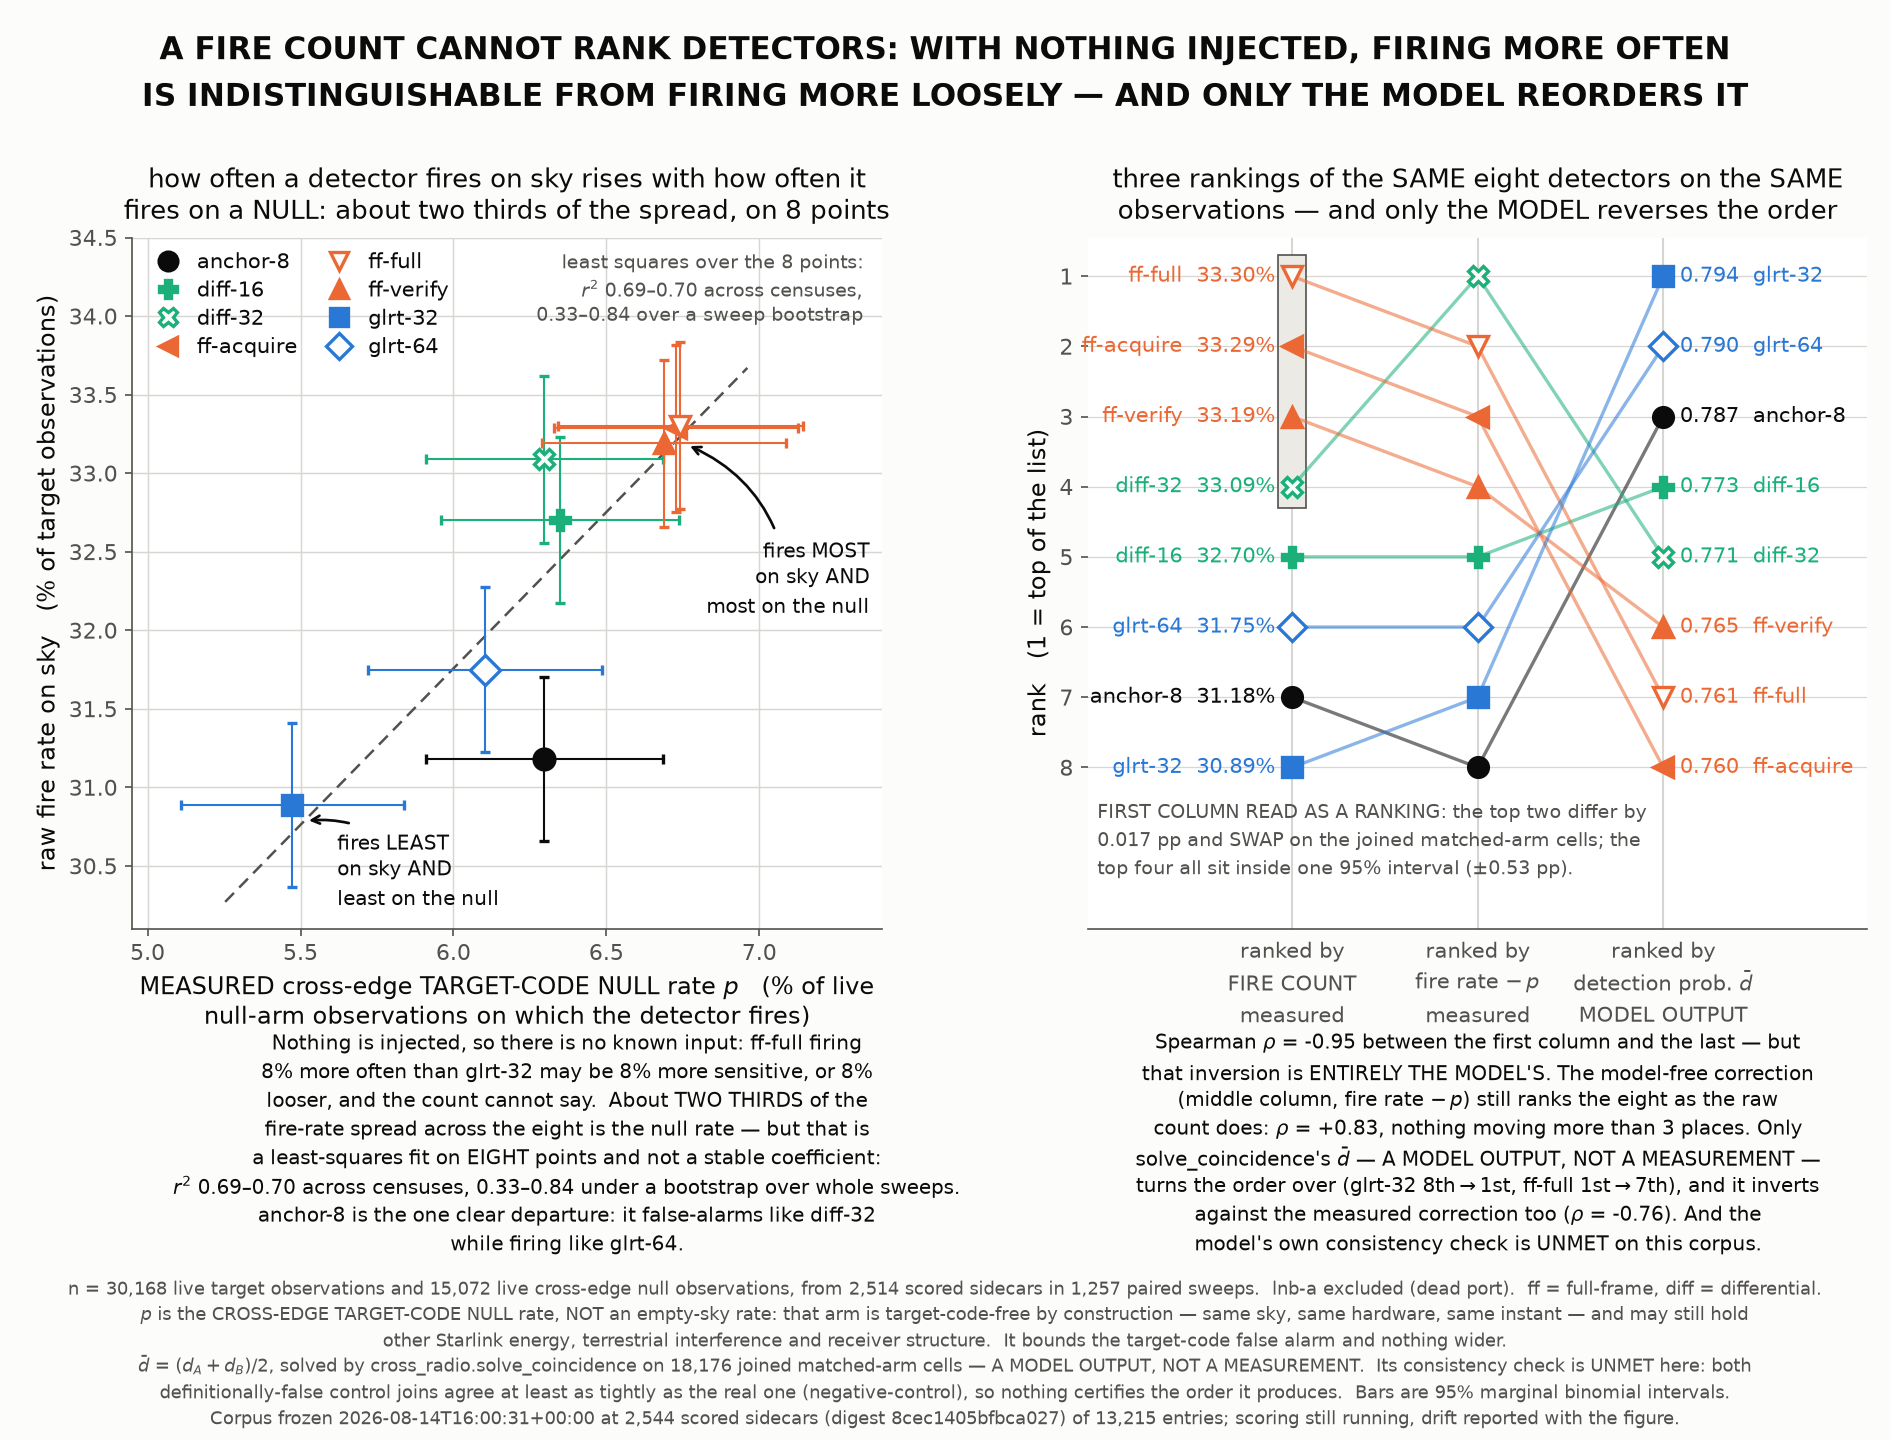

This chart was generated by the following Python code:
#!/usr/bin/env python3
"""fire-rate-problem: why counting detections cannot rank detectors.

There is no injection anywhere in this corpus, so there is no known input.  A
detector that fires more often may be more sensitive, or merely looser, and the
fire count alone cannot separate those two.  This figure makes that concrete on
the real corpus:

  left    raw fire rate on sky against the MEASURED per-cell cross-edge
          target-code null rate p, both counted per live observation, p drawn
          from the cross-edge null arm by the repository's own threshold and
          false-alarm code.
  right   the same eight algorithms ranked three ways -- by fire count, by the
          model-free excess (fire rate minus p), and by the coincidence model's
          detection probability.

WHAT THE RIGHT PANEL SHOWS, corrected 2026-08-14.  An earlier caption read the
slopegraph as "correcting for the measured rate does not nudge the order, it
turns it over ... not the model's doing".  The figure's own JSON says the
opposite and always did:

    fire_rate vs excess  (both MEASURED)    rho = +0.83   they agree
    fire_rate vs d_mean  (MODEL OUTPUT)     rho = -0.95   inverted
    excess    vs d_mean  (MODEL OUTPUT)     rho = -0.76   inverted

Both measured rankings agree with each other; only the model output inverts
them, and it inverts against either measurement.  Concretely, the model-free
correction moves no detector more than three rank places, while solve_coincidence
moves glrt-32 from 8th to 1st and full-frame-full from 1st to 7th.  The
reordering therefore rests ENTIRELY on the model, whose own consistency check is
unmet on this corpus (negative-control: both definitionally-false joins agree at
least as tightly as the real one).  The middle column is the part that stands
without a model, and it barely moves the order.

The naming is also corrected here: p is the CROSS-EDGE TARGET-CODE NULL RATE,
not an "empty-sky rate".  The null arm is target-code-free by construction --
the same sky, the same hardware, the same instant, scored for a code that is not
there.  It may still contain other Starlink energy, terrestrial interference and
receiver structure, so it bounds the target-code false alarm and nothing wider.

EVERY number is computed from the corpus, via the cached reduction in
../cache/firerate-coincidence.npz (see ../firerate/build_cache.py).  Two claims
need a second census and read a sidecar for it, exactly as the drift check does:
r2-stability.json (../firerate/work/, see r2_stability.py) refits the eight
points on every frozen cell table on disk and bootstraps the fit over whole
paired sweeps.  Both sidecars are optional; without them the figure states the
point estimates alone and says so.

Usage:  python3 fire-rate-problem.py
"""
from __future__ import annotations

import json
from pathlib import Path

import matplotlib
matplotlib.use("Agg")
import matplotlib.pyplot as plt  # noqa: E402
from matplotlib.patches import Rectangle  # noqa: E402
import numpy as np  # noqa: E402

HERE = Path(__file__).resolve().parent
OUT_PNG = HERE / "fire-rate-problem.png"
OUT_JSON = HERE / "fire-rate-problem.json"

#: Where the reduction and its sidecars live.  The committed layout is first;
#: the fallbacks let the figure be regenerated from the scratch tree the
#: reduction was actually built in, without editing a path into the script.
CACHE_CANDIDATES = (
    HERE.parent / "cache" / "firerate-coincidence.npz",
    Path("/tmp/claude-1000/-home-satpi01-leo-tracker/"
         "07c4f545-58c8-40cb-8d33-da0c19e82a08/scratchpad/summary/cache/"
         "firerate-coincidence.npz"),
)
WORK_CANDIDATES = (
    HERE.parent / "firerate" / "work",
    HERE.parent / "work",
    Path("/tmp/claude-1000/-home-satpi01-leo-tracker/"
         "07c4f545-58c8-40cb-8d33-da0c19e82a08/scratchpad/summary/firerate/work"),
)


def _first(candidates):
    for candidate in candidates:
        if candidate.exists():
            return candidate
    return candidates[0]


CACHE = _first(CACHE_CANDIDATES)
WORK = _first(WORK_CANDIDATES)

# House palette of the 2026-08-14 cross-radio figures, kept identical so the
# eight algorithms carry the same identity across every figure in the report.
INK, MUTED, GRID, SURFACE = "#0b0b0b", "#52514e", "#d7d6d2", "#fcfcfb"
BAND = "#eceae5"
STYLE = {
    "anchor-8":           (INK,       "o", "full"),
    "glrt-32":            ("#2a78d6", "s", "full"),
    "glrt-64":            ("#2a78d6", "D", "none"),
    "full-frame-verify":  ("#eb6834", "^", "full"),
    "full-frame-full":    ("#eb6834", "v", "none"),
    "full-frame-acquire": ("#eb6834", "<", "full"),
    "differential-16":    ("#1baf7a", "P", "full"),
    "differential-32":    ("#1baf7a", "X", "none"),
}


#: Scoring runs while these figures are built, so the census is frozen once at
#: the start (snapshot.py) and re-measured at the end.  The re-measurement is
#: reported here rather than hidden: the figures use the FROZEN list, so a
#: sidecar scored mid-run cannot move one figure and not the other.
DRIFT = WORK / "drift.json"

#: The same idea applied to the fit: r^2 is a least-squares coefficient over
#: EIGHT points, and one frozen list cannot say whether it is stable.
STABILITY = WORK / "r2-stability.json"


def _sidecar(path: Path, absent: dict) -> dict:
    import json as _json
    if path.is_file():
        return _json.loads(path.read_text())
    return absent


def drift() -> dict:
    return _sidecar(DRIFT, {"checked": False,
                            "note": "no end-of-run re-measurement available"})


def stability() -> dict:
    return _sidecar(STABILITY, {"checked": False,
                                "note": "no second census available; the fit is "
                                        "reported as a point estimate only"})


# --------------------------------------------------------------------------
# compute
# --------------------------------------------------------------------------

def solve(p_a: float, p_b: float, p_ab: float, p: float) -> dict:
    """The repository's estimator, imported rather than re-implemented."""
    import sys
    sys.path.insert(0, "/home/satpi01/leo-tracker/src")
    from leo_tracker.radio.beacon.cross_radio import solve_coincidence
    return solve_coincidence(p_a, p_b, p_ab, p)


def wald(count: int, n: int) -> float:
    """Half-width of a 95% normal interval on a proportion, for the bars."""
    if not n:
        return 0.0
    rate = count / n
    return 1.96 * (rate * (1.0 - rate) / n) ** 0.5


def compute() -> dict:
    blob = np.load(CACHE, allow_pickle=False)
    methods = [str(m) for m in blob["methods"]]
    census = json.loads(str(blob["census"]))
    dec_a, dec_b = blob["dec_a"], blob["dec_b"]

    rows = {}
    for index, method in enumerate(methods):
        fires, obs = int(blob["target_fires"][index]), int(blob["target_obs"][index])
        fa_count, fa_cells = int(blob["fa_count"][index]), int(blob["fa_cells"][index])
        p = fa_count / fa_cells
        fire_rate = fires / obs

        # The coincidence solve runs on the joined matched-arm cells, which is
        # the only population where both chains observed the same instant.
        left, right = dec_a[:, index], dec_b[:, index]
        usable = (left >= 0) & (right >= 0)
        n = int(usable.sum())
        a, b = left[usable] == 1, right[usable] == 1
        solved = solve(a.mean(), b.mean(), (a & b).mean(), p)

        rows[method] = {
            "target_fires": fires, "target_observations": obs,
            "fire_rate": fire_rate, "fire_rate_ci95": wald(fires, obs),
            "null_fires": fa_count, "null_observations": fa_cells,
            "false_alarm_rate_p": p, "p_ci95": wald(fa_count, fa_cells),
            "excess_fire_rate": fire_rate - p,
            "joined_cells": n,
            "p_a": solved["p_a"], "p_b": solved["p_b"], "p_ab": solved["p_ab"],
            "solvable": solved["solvable"], "reason": solved["reason"],
            "f": solved["f"], "d_a": solved["d_a"], "d_b": solved["d_b"],
            "d_mean": (None if not solved["solvable"]
                       else 0.5 * (solved["d_a"] + solved["d_b"])),
            # the same rate the model itself sees, for cross-checking the
            # all-observations fire rate the left panel plots
            "fire_rate_on_joined_cells": 0.5 * (a.mean() + b.mean()),
        }

    x = np.array([rows[m]["false_alarm_rate_p"] for m in methods])
    y = np.array([rows[m]["fire_rate"] for m in methods])
    slope, intercept = np.polyfit(x, y, 1)
    r = float(np.corrcoef(x, y)[0, 1])

    def ranking(key, reverse=True):
        order = sorted(methods, key=lambda m: rows[m][key], reverse=reverse)
        return {m: i + 1 for i, m in enumerate(order)}

    ranks = {"fire_rate": ranking("fire_rate"),
             "excess_fire_rate": ranking("excess_fire_rate"),
             "d_mean": ranking("d_mean")}

    def spearman(one: dict, two: dict) -> float:
        a = np.array([one[m] for m in methods], float)
        b = np.array([two[m] for m in methods], float)
        return float(np.corrcoef(a, b)[0, 1])

    def moves(key: str) -> dict:
        shift = {m: ranks[key][m] - ranks["fire_rate"][m] for m in methods}
        worst = max(methods, key=lambda m: abs(shift[m]))
        return {"per_method": shift, "largest_move": abs(shift[worst]),
                "moved_furthest": worst,
                "from": ranks["fire_rate"][worst], "to": ranks[key][worst]}

    # ---- is the top of the fire-count column a ranking at all? ------------
    # The first column is drawn as an ordered list, so the figure has to say
    # whether its top places are separable.  Three tests, all on this corpus:
    # the gap against its own interval, the same two on the joined cells the
    # model uses, and the same two on the other frozen census.
    order = sorted(methods, key=lambda m: rows[m]["fire_rate"], reverse=True)
    first, second = order[0], order[1]
    joined = sorted(methods, key=lambda m: rows[m]["fire_rate_on_joined_cells"],
                    reverse=True)
    stable = stability()
    other = [item for item in (stable.get("across_censuses") or [])
             if item.get("scored_sidecars") != census.get("scored_sidecars")]
    elsewhere = None
    if other:
        rates = other[0]["fire_rate"]
        elsewhere = {"census_scored_sidecars": other[0].get("scored_sidecars"),
                     "measured_utc": other[0].get("measured_utc"),
                     "top": max(rates, key=lambda m: rates[m]),
                     "order": sorted(rates, key=lambda m: -rates[m])[:3]}
    inside = sum(1 for m in methods
                 if rows[m]["fire_rate"]
                 >= rows[first]["fire_rate"] - rows[first]["fire_rate_ci95"])
    top_two = {
        "first": first, "second": second,
        "gap": rows[first]["fire_rate"] - rows[second]["fire_rate"],
        "places_inside_one_ci95": inside,
        "gap_as_fraction_of_own_ci95":
            (rows[first]["fire_rate"] - rows[second]["fire_rate"])
            / rows[first]["fire_rate_ci95"],
        "ci95_half_width": rows[first]["fire_rate_ci95"],
        "same_pair_on_joined_matched_arm_cells": {
            "leader": joined[0],
            "gap": (rows[joined[0]]["fire_rate_on_joined_cells"]
                    - rows[joined[1]]["fire_rate_on_joined_cells"]),
            "swaps": joined[0] != first},
        "excess_gap_between_the_same_two":
            rows[first]["excess_fire_rate"] - rows[second]["excess_fire_rate"],
        "top_of_the_column_on_the_other_census": elsewhere,
        "verdict": "the top of the fire-count column is not separable: read the "
                   "first column as three tied detectors, not as places 1, 2, 3",
    }

    return {
        "figure": "fire-rate-problem",
        "question": "can a fire count rank detectors when there is no injection?",
        "answer": "no: fire rate tracks the measured cross-edge target-code "
                  "null rate, and the ranking changes under every correction -- "
                  "but only the MODEL's correction reverses it, and its own "
                  "consistency check is unmet on this corpus",
        "cache": str(CACHE),
        "census": census,
        "census_recheck_at_end_of_run": drift(),
        "units": {"fire_rate": "fraction of live target observations where the "
                               "detector fired (max over the cell's candidates)",
                  "false_alarm_rate_p": "fraction of live CROSS-EDGE TARGET-CODE "
                                        "NULL observations where it fired, same "
                                        "decision. Target-code-free by "
                                        "construction, not physically empty sky: "
                                        "same sky, same hardware, same instant, "
                                        "and it may still hold other Starlink "
                                        "energy, interference and receiver "
                                        "structure",
                  "d": "MODEL OUTPUT of solve_coincidence, not a measurement"},
        "methods": methods,
        "per_method": rows,
        "fit": {"basis": "least squares over the 8 algorithm points",
                "slope": float(slope), "intercept": float(intercept),
                "pearson_r": r, "r_squared": r * r,
                "stability": stable,
                "how_to_state_it": "about two thirds of the spread; the "
                                   "coefficient is a fit on eight points and is "
                                   "not stable to two decimals"},
        "ranks": ranks,
        "rank_moves_against_the_fire_count": {
            "excess_fire_rate": moves("excess_fire_rate"),
            "d_mean": moves("d_mean")},
        "top_of_the_fire_count_column": top_two,
        "spearman": {
            "fire_rate_vs_excess": spearman(ranks["fire_rate"],
                                            ranks["excess_fire_rate"]),
            "fire_rate_vs_d_mean": spearman(ranks["fire_rate"], ranks["d_mean"]),
            "excess_vs_d_mean": spearman(ranks["excess_fire_rate"],
                                         ranks["d_mean"]),
        },
        "what_the_rankings_say": (
            "the two MEASURED rankings agree with each other (rho = +0.83); "
            "only the model output inverts them, and it inverts against either "
            "measurement (rho = -0.95 against the raw count, -0.76 against the "
            "model-free excess). The reordering is the model's, not the "
            "correction's."),
    }


# --------------------------------------------------------------------------
# plot
# --------------------------------------------------------------------------

COLUMNS = [("fire_rate", "ranked by\nFIRE COUNT\nmeasured"),
           ("excess_fire_rate", "ranked by\nfire rate $-\\,p$\nmeasured"),
           ("d_mean", "ranked by\ndetection prob. $\\bar d$\nMODEL OUTPUT")]

#: Short labels for the plot only; the full names are in the JSON and in every
#: printed line.  "full-frame-acquire" is 18 characters and there are sixteen
#: of them on the slopegraph, which is what pushed the labels off the canvas.
SHORT = {"anchor-8": "anchor-8", "glrt-32": "glrt-32", "glrt-64": "glrt-64",
         "full-frame-verify": "ff-verify", "full-frame-full": "ff-full",
         "full-frame-acquire": "ff-acquire", "differential-16": "diff-16",
         "differential-32": "diff-32"}


def r2_phrase(data: dict, *, short: bool = False) -> str:
    """How the fit may honestly be quoted, given what the censuses did."""
    stable = data["fit"]["stability"]
    boot = stable.get("sweep_cluster_bootstrap")
    span = stable.get("census_range")
    if not boot or not span:
        return ("$r^2$ = %.2f on this census (a fit on EIGHT points)"
                % data["fit"]["r_squared"])
    if short:
        return "$r^2$ %.2f–%.2f across censuses" % (min(span), max(span))
    return ("$r^2$ %.2f–%.2f across censuses,\n%.2f–%.2f over a sweep bootstrap"
            % (min(span), max(span), boot["p05"], boot["p95"]))


def scatter(ax, data: dict) -> None:
    """Fire rate against the measured cross-edge target-code null rate."""
    rows, methods = data["per_method"], data["methods"]
    fit = data["fit"]

    # Drawn only across the span the eight algorithms actually occupy; an
    # extrapolated fit line would claim range the eight points do not cover.
    xs = np.array([rows[m]["false_alarm_rate_p"] for m in methods]) * 100
    grid = np.linspace(xs.min() - 0.22, xs.max() + 0.22, 20)
    ax.plot(grid, (fit["slope"] * grid / 100 + fit["intercept"]) * 100,
            color=MUTED, linewidth=1.2, linestyle=(0, (5, 3)), zorder=1)

    handles = []
    for method in methods:
        colour, marker, fill = STYLE[method]
        row = rows[method]
        ax.errorbar(row["false_alarm_rate_p"] * 100, row["fire_rate"] * 100,
                    xerr=row["p_ci95"] * 100, yerr=row["fire_rate_ci95"] * 100,
                    color=colour, ecolor=colour, elinewidth=1.0, capsize=2.5,
                    marker=marker, markersize=10, linestyle="none",
                    markerfacecolor=colour if fill == "full" else SURFACE,
                    markeredgecolor=colour, markeredgewidth=1.6, zorder=3)
        handles.append(plt.Line2D(
            [], [], linestyle="none", marker=marker, color=colour, markersize=9,
            markerfacecolor=colour if fill == "full" else SURFACE,
            markeredgecolor=colour, markeredgewidth=1.6, label=SHORT[method]))

    ax.set_xlim(4.95, 7.40)
    ax.set_ylim(30.1, 34.5)
    ax.set_xlabel("MEASURED cross-edge TARGET-CODE NULL rate $p$   (% of live\n"
                  "null-arm observations on which the detector fires)")
    ax.set_ylabel("raw fire rate on sky   (% of target observations)")
    ax.set_title("how often a detector fires on sky rises with how often it\n"
                 "fires on a NULL: about two thirds of the spread, on 8 points",
                 pad=9)
    ax.grid(color=GRID, linewidth=0.7)
    ax.set_axisbelow(True)
    for side in ("top", "right"):
        ax.spines[side].set_visible(False)
    ax.legend(handles=handles, loc="upper left", frameon=False, ncol=2,
              fontsize=10, handletextpad=0.4, columnspacing=1.0,
              labelspacing=0.35, borderpad=0.2)

    # The two extremes get their labels ON the points: they are the pair the
    # argument turns on, and the reader should not have to hunt the legend.
    loose = max(methods, key=lambda m: rows[m]["fire_rate"])
    tight = min(methods, key=lambda m: rows[m]["fire_rate"])
    ax.annotate("fires LEAST\non sky AND\nleast on the null",
                xy=(rows[tight]["false_alarm_rate_p"] * 100 + 0.04,
                    rows[tight]["fire_rate"] * 100 - 0.10),
                xytext=(5.62, 30.74), textcoords="data",
                ha="left", va="top", fontsize=9.5, color=INK, linespacing=1.4,
                arrowprops={"arrowstyle": "->", "color": INK, "linewidth": 1.3,
                            "connectionstyle": "arc3,rad=0.28"})
    ax.annotate("fires MOST\non sky AND\nmost on the null",
                xy=(rows[loose]["false_alarm_rate_p"] * 100 + 0.02,
                    rows[loose]["fire_rate"] * 100 - 0.12),
                xytext=(7.36, 32.60), textcoords="data",
                ha="right", va="top", fontsize=9.5, color=INK, linespacing=1.4,
                arrowprops={"arrowstyle": "->", "color": INK, "linewidth": 1.3,
                            "connectionstyle": "arc3,rad=0.28"})
    # Three short lines rather than two long ones: the fit stopped being
    # quotable as a single two-decimal number, and a wider box would reach the
    # legend on one side or the "fires LEAST" callout on the other.
    ax.text(7.34, 34.42,
            "least squares over the 8 points:\n%s" % r2_phrase(data),
            ha="right", va="top", fontsize=9, color=MUTED, linespacing=1.4)


def slopegraph(ax, data: dict) -> None:
    """The same eight algorithms, ranked three ways."""
    rows, methods, ranks = data["per_method"], data["methods"], data["ranks"]
    n_methods = len(methods)

    for column in range(len(COLUMNS)):
        ax.axvline(column, color=GRID, linewidth=1.0, zorder=0)
    for method in methods:
        colour, marker, fill = STYLE[method]
        ys = [ranks[key][method] for key, _ in COLUMNS]
        ax.plot(range(len(COLUMNS)), ys, color=colour, linewidth=1.6,
                alpha=0.55, zorder=2)
        ax.plot(range(len(COLUMNS)), ys, linestyle="none", marker=marker,
                markersize=9.5, color=colour, markeredgecolor=colour,
                markerfacecolor=colour if fill == "full" else SURFACE,
                markeredgewidth=1.6, zorder=3)
        ax.text(-0.09, ranks["fire_rate"][method],
                f"{SHORT[method]}  {rows[method]['fire_rate']*100:.2f}%",
                ha="right", va="center", fontsize=10, color=colour)
        ax.text(len(COLUMNS) - 1 + 0.09, ranks["d_mean"][method],
                f"{rows[method]['d_mean']:.3f}  {SHORT[method]}",
                ha="left", va="center", fontsize=10, color=colour)

    ax.set_xlim(-1.10, len(COLUMNS) - 1 + 1.10)
    ax.set_ylim(n_methods + 2.30, 0.45)
    ax.set_yticks(range(1, n_methods + 1))
    ax.set_ylabel("rank   (1 = top of the list)")
    ax.set_xticks(range(len(COLUMNS)))
    ax.set_xticklabels([label for _, label in COLUMNS], fontsize=10,
                       linespacing=1.5)
    ax.set_title("three rankings of the SAME eight detectors on the SAME\n"
                 "observations — and only the MODEL reverses the order", pad=9)
    for side in ("top", "right", "left"):
        ax.spines[side].set_visible(False)
    ax.tick_params(axis="x", length=0)
    ax.grid(axis="y", color=GRID, linewidth=0.6)
    ax.set_axisbelow(True)

    # A slopegraph invites the reader to read place 1 against place 2, so the
    # figure has to say where that reading stops being supported.  The two top
    # places are boxed rather than arrowed: an arrow across the ranked labels
    # would cross six of them to reach a gap smaller than the marker.
    tie = data["top_of_the_fire_count_column"]
    ax.add_patch(Rectangle((-0.075, 0.70), 0.15,
                           tie["places_inside_one_ci95"] - 0.40,
                           facecolor=BAND, edgecolor=MUTED, linewidth=0.8,
                           zorder=1))
    ax.text(-1.05, n_methods + 1.05,
            "FIRST COLUMN READ AS A RANKING: the top two differ by\n"
            "%.3f pp and SWAP on the joined matched-arm cells; the\n"
            "top %s all sit inside one 95%% interval (±%.2f pp)."
            % (100 * tie["gap"],
               {2: "two", 3: "three", 4: "four", 5: "five"}.get(
                   tie["places_inside_one_ci95"],
                   str(tie["places_inside_one_ci95"])),
               100 * tie["ci95_half_width"]),
            fontsize=9, color=MUTED, ha="left", va="center", linespacing=1.5)


def plot(data: dict) -> None:
    rows, methods = data["per_method"], data["methods"]
    plt.rcParams.update({
        "font.size": 11.5, "axes.labelsize": 11.5, "axes.titlesize": 12.5,
        "xtick.labelsize": 10.5, "ytick.labelsize": 10.5,
        "axes.edgecolor": MUTED, "text.color": INK, "axes.labelcolor": INK,
        "xtick.color": MUTED, "ytick.color": MUTED,
    })
    # 1890 x 1440 px.  Taller than the published 1890 x 1260: the corrected
    # captions carry two more sentences each and the published ones already
    # filled the band between the axes and the footer.
    fig, (left, right) = plt.subplots(
        1, 2, figsize=(12.6, 9.6), dpi=150,
        gridspec_kw={"width_ratios": [1.0, 1.04], "wspace": 0.27},
        facecolor=SURFACE)
    fig.subplots_adjust(left=0.070, right=0.988, top=0.835, bottom=0.355)

    scatter(left, data)
    slopegraph(right, data)

    fig.suptitle("A FIRE COUNT CANNOT RANK DETECTORS: WITH NOTHING INJECTED, FIRING MORE OFTEN\n"
                 "IS INDISTINGUISHABLE FROM FIRING MORE LOOSELY — AND ONLY THE MODEL REORDERS IT",
                 fontsize=15, fontweight="bold", color=INK, y=0.980,
                 linespacing=1.4)

    loose = max(methods, key=lambda m: rows[m]["fire_rate"])
    tight = min(methods, key=lambda m: rows[m]["fire_rate"])
    gap = 100 * (rows[loose]["fire_rate"] / rows[tight]["fire_rate"] - 1.0)
    stray = max(methods, key=lambda m: abs(
        rows[m]["fire_rate"] - (data["fit"]["slope"] * rows[m]["false_alarm_rate_p"]
                                + data["fit"]["intercept"])))
    # Centred at 0.300, not 0.270: at 0.270 this block began at x = 88 px on an
    # 1890 px canvas, left of the axes spine at x = 132, and hung into the page
    # margin.  Nothing was clipped and nothing collided; it simply was not on
    # the grid the rest of the figure is drawn to.
    stable = data["fit"]["stability"].get("sweep_cluster_bootstrap") or {}
    boot = ("%.2f–%.2f under a bootstrap over whole sweeps"
            % (stable["p05"], stable["p95"])) if stable else "one census only"
    fig.text(0.300, 0.285,
             f"Nothing is injected, so there is no known input: {SHORT[loose]} firing\n"
             f"{gap:.0f}% more often than {SHORT[tight]} may be {gap:.0f}% more sensitive, "
             f"or {gap:.0f}%\n"
             "looser, and the count cannot say.  About TWO THIRDS of the\n"
             "fire-rate spread across the eight is the null rate — but that is\n"
             "a least-squares fit on EIGHT points and not a stable coefficient:\n"
             f"{r2_phrase(data, short=True)}, {boot}.\n"
             f"{SHORT[stray]} is the one clear departure: it false-alarms like "
             f"{SHORT['differential-32']}\n"
             f"while firing like {SHORT['glrt-64']}.",
             ha="center", va="top", fontsize=9.5, color=INK, linespacing=1.45)

    rho = data["spearman"]["fire_rate_vs_d_mean"]
    rho_excess = data["spearman"]["fire_rate_vs_excess"]
    rho_cross = data["spearman"]["excess_vs_d_mean"]
    excess_move = data["rank_moves_against_the_fire_count"]["excess_fire_rate"]
    model_move = data["rank_moves_against_the_fire_count"]["d_mean"]
    best = min(methods, key=lambda m: data["ranks"]["d_mean"][m])
    fell = max(methods, key=lambda m:
               data["ranks"]["d_mean"][m] - data["ranks"]["fire_rate"][m]
               if data["ranks"]["fire_rate"][m] == 1 else -99)
    ordinal = {1: "st", 2: "nd", 3: "rd"}
    def place(rank: int) -> str:
        return f"{rank}{ordinal.get(rank, 'th')}"

    fig.text(0.782, 0.285,
             f"Spearman $\\rho$ = {rho:+.2f} between the first column and the last — but\n"
             "that inversion is ENTIRELY THE MODEL'S. The model-free correction\n"
             f"(middle column, fire rate $-\\,p$) still ranks the eight as the raw\n"
             f"count does: $\\rho$ = {rho_excess:+.2f}, nothing moving more than "
             f"{excess_move['largest_move']} places. Only\n"
             "solve_coincidence's $\\bar d$ — A MODEL OUTPUT, NOT A MEASUREMENT —\n"
             f"turns the order over ({SHORT[best]} {place(data['ranks']['fire_rate'][best])}"
             f"$\\rightarrow${place(data['ranks']['d_mean'][best])}, {SHORT[fell]} "
             f"{place(data['ranks']['fire_rate'][fell])}$\\rightarrow$"
             f"{place(data['ranks']['d_mean'][fell])}), and it inverts\n"
             f"against the measured correction too ($\\rho$ = {rho_cross:+.2f}). And the\n"
             "model's own consistency check is UNMET on this corpus.",
             ha="center", va="top", fontsize=9.5, color=INK, linespacing=1.45)

    census = data["census"]
    n_target = max(rows[m]["target_observations"] for m in methods)
    n_null = max(rows[m]["null_observations"] for m in methods)
    n_cells = max(rows[m]["joined_cells"] for m in methods)
    for y, line in (
        (0.098, f"n = {n_target:,} live target observations and {n_null:,} live cross-edge "
                f"null observations, from {census['scored_sidecars_in_a_pair']:,} scored "
                f"sidecars in {census['paired_sweeps']:,} paired sweeps.  lnb-a excluded "
                "(dead port).  ff = full-frame, diff = differential."),
        (0.080, "$p$ is the CROSS-EDGE TARGET-CODE NULL rate, NOT an empty-sky rate: that arm "
                "is target-code-free by construction — same sky, same hardware, same instant — "
                "and may still hold"),
        (0.062, "other Starlink energy, terrestrial interference and receiver structure.  It "
                "bounds the target-code false alarm and nothing wider."),
        (0.044, f"$\\bar d$ = $(d_A+d_B)/2$, solved by cross_radio.solve_coincidence on "
                f"{n_cells:,} joined matched-arm cells — A MODEL OUTPUT, NOT A MEASUREMENT.  "
                "Its consistency check is UNMET here: both"),
        (0.026, "definitionally-false control joins agree at least as tightly as the real one "
                "(negative-control), so nothing certifies the order it produces.  Bars are 95% "
                "marginal binomial intervals."),
        (0.008, f"Corpus frozen {census['measured_utc']} at {census['scored_sidecars']:,} "
                f"scored sidecars (digest {census['scored_digest']}) of "
                f"{census['corpus_entries']:,} entries; scoring still running, drift "
                "reported with the figure."),
    ):
        fig.text(0.5, y, line, ha="center", va="bottom", fontsize=8.5,
                 color=MUTED)

    fig.savefig(OUT_PNG, dpi=150, facecolor=SURFACE)
    plt.close(fig)


def main() -> None:
    data = compute()
    plot(data)
    OUT_JSON.write_text(json.dumps(data, indent=1, sort_keys=False) + "\n")
    print("wrote", OUT_PNG, "and", OUT_JSON)
    for method in data["methods"]:
        row = data["per_method"][method]
        print(f"{method:>19}  fire {row['fire_rate']:.4f}  p {row['false_alarm_rate_p']:.4f}"
              f"  f {row['f']:.4f}  dA {row['d_a']:.4f}  dB {row['d_b']:.4f}")
    print("spearman", json.dumps(data["spearman"]))
    print("fit", json.dumps({k: v for k, v in data["fit"].items()
                             if k != "stability"}))
    print("r2 across censuses", data["fit"]["stability"].get("census_range"))
    print("top of the fire-count column",
          json.dumps(data["top_of_the_fire_count_column"], indent=1))


if __name__ == "__main__":
    main()
